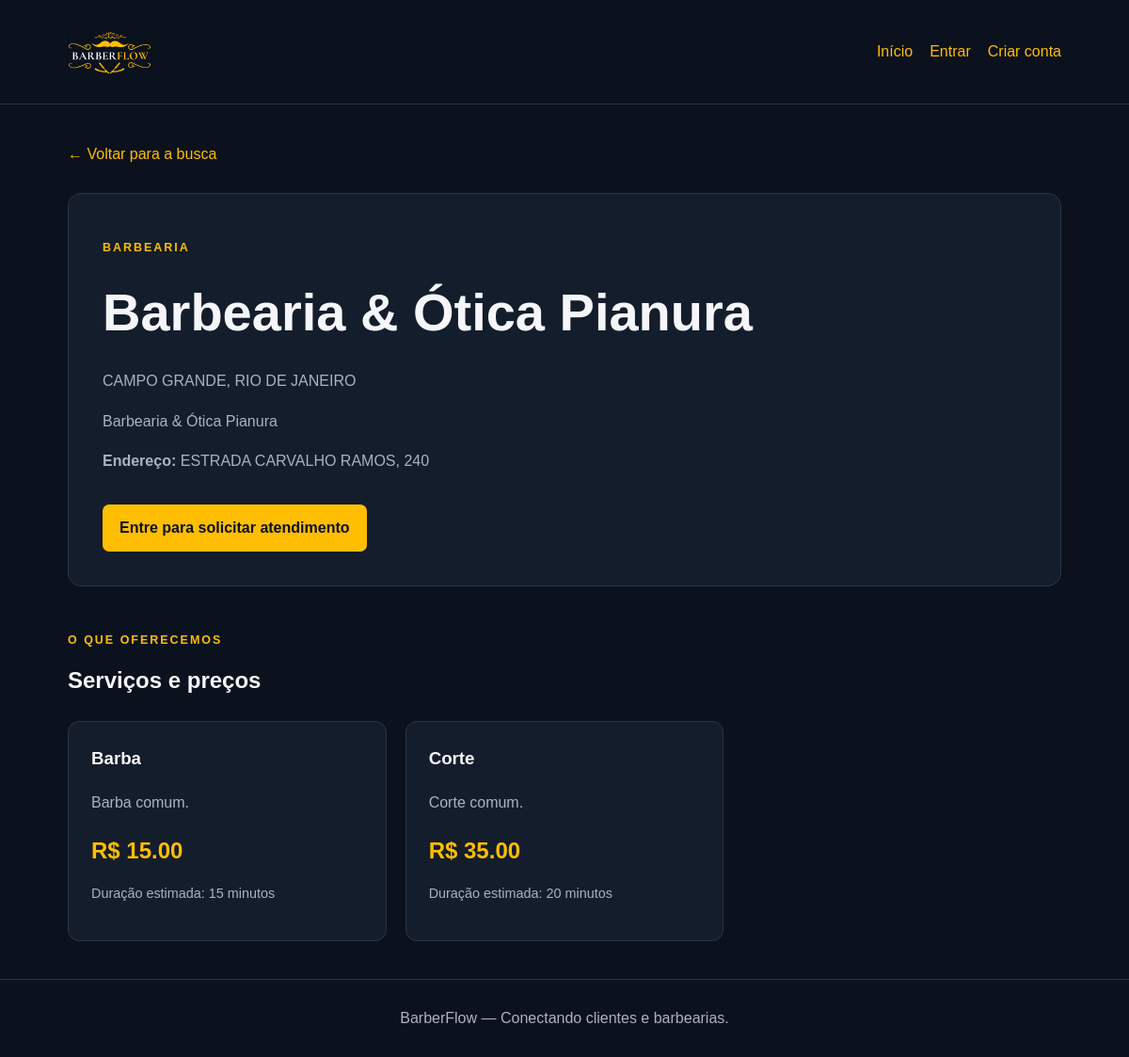
/barbearia/1/, run on the app's committed database.
### core/models.py (models this page shows, shortened)
class Barbershop(models.Model):
    owner = models.OneToOneField(
    settings.AUTH_USER_MODEL,
    on_delete=models.PROTECT,
    related_name="barbershop",
    verbose_name="proprietário",
)
    name = models.CharField("nome", max_length=120)
    description = models.TextField("descrição", blank=True)
    neighborhood = models.CharField("bairro", max_length=100)
    city = models.CharField("cidade", max_length=100)
    address = models.CharField("endereço", max_length=255)
    phone = models.CharField("telefone", max_length=20, blank=True)
    is_active = models.BooleanField("ativa", default=True)
    created_at = models.DateTimeField("criada em", auto_now_add=True)
    daily_capacity = models.PositiveIntegerField("limite diário de clientes",
    default=30,
    validators=[MinValueValidator(1)],
)
    class Meta:
        verbose_name = "barbearia"
        verbose_name_plural = "barbearias"
        ordering = ["name"]

class Service(models.Model):
    barbershop = models.ForeignKey(
        Barbershop,
        on_delete=models.CASCADE,
        related_name="services",
        verbose_name="barbearia",
    )
    name = models.CharField("nome", max_length=120)
    description = models.TextField("descrição", blank=True)
    price = models.DecimalField(
        "preço",
        max_digits=8,
        decimal_places=2,
        validators=[MinValueValidator(0)],
    )
    estimated_duration_minutes = models.PositiveIntegerField(
        "duração estimada em minutos",
        validators=[MinValueValidator(5)],
    )
    is_active = models.BooleanField("ativo", default=True)
    class Meta:
        verbose_name = "serviço"
        verbose_name_plural = "serviços"
        ordering = ["name"]

### core/views.py (the view)
def barbershop_detail(request, pk):
    barbearia = get_object_or_404(
        Barbershop,
        pk=pk,
        is_active=True,
    )
    servicos = Service.objects.filter(
        barbershop=barbearia,
        is_active=True,
    ).order_by("name")
    return render(
        request,
        "core/barbershop_detail.html",
        {
            "barbearia": barbearia,
            "servicos": servicos,
        },
    )

### core/templates/core/barbershop_detail.html (shortened to what this page needs)
{% extends "core/base.html" %}
{% block content %}
<section class="shop-detail">
    <a href="{% url 'home' %}" class="back-link">
        ← Voltar para a busca
    </a>
    <header class="shop-detail-header">
        <p class="eyebrow">BARBEARIA</p>
        <h1>{{ barbearia.name }}</h1>
        <p class="shop-detail-location">
            {{ barbearia.neighborhood }}, {{ barbearia.city }}
        </p>
        {% if barbearia.description %}
            <p class="shop-detail-description">
                {{ barbearia.description }}
            </p>
        {% endif %}
        <p class="shop-detail-address">
            <strong>Endereço:</strong> {{ barbearia.address }}
        </p>
        {% if user.is_authenticated %}
            <a href="{% url 'create_booking' barbearia.pk %}"
               class="btn-primary booking-cta">
                Solicitar atendimento
            </a>
        {% else %}
            <a href="{% url 'login' %}?next={% url 'create_booking' barbearia.pk %}"
               class="btn-primary booking-cta">
                Entre para solicitar atendimento
            </a>
        {% endif %}
    </header>
    <section class="services-section">
        <p class="eyebrow">O QUE OFERECEMOS</p>
        <h2>Serviços e preços</h2>
        {% if servicos %}
            <div class="services-grid">
                {% for servico in servicos %}
                    <article class="service-card">
                        <h3>{{ servico.name }}</h3>
                        {% if servico.description %}
                            <p>{{ servico.description }}</p>
                        {% endif %}
                        <p class="service-price">
                            R$ {{ servico.price|floatformat:2 }}
                        </p>
                        <p class="service-duration">
                            Duração estimada:
                            {{ servico.estimated_duration_minutes }} minutos
                        </p>
                    </article>
                {% endfor %}
            </div>
        {% endif %}
    </section>
</section>
{% endblock %}

### core/templates/core/base.html (shortened to what this page needs)
{% load static %}
<!DOCTYPE html>
<html lang="pt-BR">
<head>
    <link rel="stylesheet" href="{% static 'core/style.css' %}">
</head>
<body>
    <header class="site-header">
        <a class="brand" href="{% url 'home' %}">
            <img src="{% static 'core/images/logo.png' %}" alt="Logo BarberFlow" class="brand-logo">
        </a>
        <nav>
            <a href="{% url 'home' %}">Início</a>
            {% if user.is_authenticated %}
            <a href="{% url 'dashboard' %}">Meu painel</a>
            <form method="post" action="{% url 'logout' %}" class="nav-form">
                {% csrf_token %}
                <button type="submit" class="nav-button">Sair</button>
            </form>
            {% else %}
            <a href="{% url 'login' %}">Entrar</a>
            <a href="{% url 'register' %}">Criar conta</a>
            {% endif %}
        </nav>
    </header>
    <main>
        {% block content %}{% endblock %}
    </main>
    <footer class="site-footer">
        BarberFlow — Conectando clientes e barbearias.
    </footer>
</body>
</html>

### core/static/core/style.css (style rules this page uses)
:root { --color-bg: #0B111D; --color-gold: #FFBE00; --color-text: #F4F6FA; --color-muted: #AAB3C2; --color-panel: #141D2B; --color-border: #2B3545; --color-danger: #FF7777; }
body { margin: 0; background: var(--color-bg); color: var(--color-text); font-family: Arial, sans-serif; line-height: 1.6; }
a { color: var(--color-gold); }
.site-header { display: flex; align-items: center; justify-content: space-between; gap: 20px; padding: 10px 6%; border-bottom: 1px solid var(--color-border); }
.brand { color: var(--color-text); font-size: 1.4rem; font-weight: 800; text-decoration: none; }
.brand span, .eyebrow { color: var(--color-gold); }
.site-header nav { display: flex; align-items: center; flex-wrap: wrap; gap: 18px; }
.site-header nav a { text-decoration: none; }
.btn-primary { display: inline-block; padding: 12px 18px; border: 0; border-radius: 7px; background: var(--color-gold); color: var(--color-bg); font-weight: 700; text-decoration: none; cursor: pointer; }
.site-footer { padding: 28px 6%; color: var(--color-muted); text-align: center; border-top: 1px solid var(--color-border); }
.eyebrow { font-size: 0.78rem; font-weight: 800; letter-spacing: 0.16em; }
.brand { display: inline-flex; align-items: center; text-decoration: none; }
.brand-logo { display: block; height: 90px; width: auto; max-width: 100%; object-fit: contain; }
.shop-detail { max-width: 1200px; margin: 0 auto; padding: 40px 6%; }
.back-link { display: inline-block; margin-bottom: 28px; color: var(--color-gold); text-decoration: none; }
.shop-detail-header { padding: 36px; background: var(--color-panel); border: 1px solid var(--color-border); border-radius: 14px; }
.shop-detail-header h1 { margin: 12px 0; font-size: clamp(2rem, 5vw, 3.5rem); overflow-wrap: anywhere; }
.shop-detail-location, .shop-detail-description, .shop-detail-address { color: var(--color-muted); }
.shop-detail-description { max-width: 760px; line-height: 1.7; }
.services-section { margin-top: 48px; }
.services-section h2 { margin-top: 8px; margin-bottom: 24px; }
.services-grid { display: grid; grid-template-columns: repeat(3, minmax(0, 1fr)); gap: 20px; }
.service-card { min-width: 0; padding: 24px; background: var(--color-panel); border: 1px solid var(--color-border); border-radius: 12px; }
.service-card h3 { margin-top: 0; overflow-wrap: anywhere; }
.service-card > p:not(.service-price) { color: var(--color-muted); }
.service-price { margin: 20px 0 8px; color: var(--color-gold); font-size: 1.5rem; font-weight: 800; }
.service-duration { font-size: 0.9rem; }
.booking-cta { margin-top: 18px; }

### data on the page
Barbershop: name "Barbearia & Ótica Pianura", neighborhood "CAMPO GRANDE", city "RIO DE JANEIRO", description "Barbearia & Ótica Pianura", address "ESTRADA CARVALHO RAMOS, 240"
Service: name "Barba", description "Barba comum.", price "15.00", estimated_duration_minutes "15"
Service: name "Corte", description "Corte comum.", price "35.00", estimated_duration_minutes "20"
